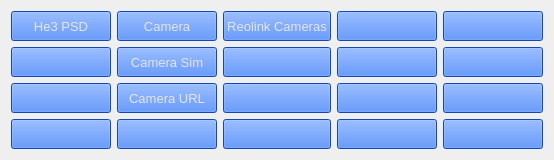
     <widget class="QWidget" name="Detectors">
      <attribute name="title">
       <string>Detectors</string>
      </attribute>
      <layout class="QGridLayout" name="gridLayout_2">
       <item row="0" column="0">
        <widget class="PyDMRelatedDisplayButton" name="PyDMRelatedDisplayButton_23">
         <property name="minimumSize">
          <size>
           <width>100</width>
           <height>30</height>
          </size>
         </property>
         <property name="font">
          <font>
           <pointsize>10</pointsize>
          </font>
         </property>
         <property name="toolTip">
          <string/>
         </property>
         <property name="styleSheet">
          <string notr="true">color: rgb(228, 228, 228);
background-color: rgb(25, 102, 255);</string>
         </property>
         <property name="text">
          <string>He3 PSD</string>
         </property>
         <property name="filenames" stdset="0">
          <stringlist>
           <string>he3_detector_config.ui</string>
           <string>he3_detector_viewer.ui</string>
           <string>he3_detector_viewer.ui</string>
          </stringlist>
         </property>
         <property name="titles" stdset="0">
          <stringlist>
           <string>Detector Config</string>
           <string>Detector 0 Viewer</string>
           <string>Detector 7 Viewer</string>
          </stringlist>
         </property>
         <property name="showIcon" stdset="0">
          <bool>false</bool>
         </property>
         <property name="macros" stdset="0">
          <stringlist>
           <string>R=he3PSD:</string>
           <string>R=he3PSD:,DN=0</string>
           <string>R=he3PSD:,DN=7</string>
          </stringlist>
         </property>
         <property name="openInNewWindow" stdset="0">
          <bool>true</bool>
         </property>
        </widget>
       </item>
       <item row="0" column="1">
        <widget class="PyDMRelatedDisplayButton" name="PyDMRelatedDisplayButton_29">
         <property name="minimumSize">
          <size>
           <width>100</width>
           <height>30</height>
          </size>
         </property>
         <property name="font">
          <font>
           <pointsize>10</pointsize>
          </font>
         </property>
         <property name="toolTip">
          <string/>
         </property>
         <property name="styleSheet">
          <string notr="true">color: rgb(228, 228, 228);
background-color: rgb(25, 102, 255);</string>
         </property>
         <property name="text">
          <string>Camera</string>
         </property>
         <property name="filenames" stdset="0">
          <stringlist>
           <string>ADZWO.ui</string>
           <string>ADQHY.ui</string>
           <string>../../../control_ui/panels/cam.ui</string>
          </stringlist>
         </property>
         <property name="titles" stdset="0">
          <stringlist>
           <string>ZWO Camera Settings</string>
           <string>QHY Camera Settings</string>
           <string>Camera Viewer</string>
          </stringlist>
         </property>
         <property name="showIcon" stdset="0">
          <bool>false</bool>
         </property>
         <property name="macros" stdset="0">
          <stringlist>
           <string>R=cam1:</string>
           <string>R=cam1:</string>
           <string>R=cam1:,im=image1:</string>
          </stringlist>
         </property>
         <property name="openInNewWindow" stdset="0">
          <bool>true</bool>
         </property>
        </widget>
       </item>
       <item row="0" column="2">
        <widget class="PyDMRelatedDisplayButton" name="PyDMRelatedDisplayButton_34">
         <property name="minimumSize">
          <size>
           <width>100</width>
           <height>30</height>
          </size>
         </property>
         <property name="font">
          <font>
           <pointsize>10</pointsize>
          </font>
         </property>
         <property name="toolTip">
          <string/>
         </property>
         <property name="styleSheet">
          <string notr="true">color: rgb(228, 228, 228);
background-color: rgb(25, 102, 255);</string>
         </property>
         <property name="text">
          <string>Reolink Cameras</string>
         </property>
         <property name="toolTip">
          <string>Open the two-camera ADReolink video and PTZ controls</string>
         </property>
         <property name="filenames" stdset="0">
          <stringlist>
           <string>../../../control_ui/panels/reolink_cameras.py</string>
          </stringlist>
         </property>
         <property name="titles" stdset="0">
          <stringlist>
           <string>Reolink Camera Viewer</string>
          </stringlist>
         </property>
         <property name="macros" stdset="0">
          <stringlist>
           <string>P=${P}</string>
          </stringlist>
         </property>
         <property name="showIcon" stdset="0">
          <bool>false</bool>
         </property>
         <property name="openInNewWindow" stdset="0">
          <bool>true</bool>
         </property>
        </widget>
       </item>
       <item row="0" column="3">
        <widget class="PyDMRelatedDisplayButton" name="PyDMRelatedDisplayButton_35">
         <property name="minimumSize">
          <size>
           <width>100</width>
           <height>30</height>
          </size>
         </property>
         <property name="font">
          <font>
           <pointsize>10</pointsize>
          </font>
         </property>
         <property name="toolTip">
          <string/>
         </property>
         <property name="styleSheet">
          <string notr="true">color: rgb(228, 228, 228);
background-color: rgb(25, 102, 255);</string>
         </property>
         <property name="showIcon" stdset="0">
          <bool>false</bool>
         </property>
         <property name="openInNewWindow" stdset="0">
          <bool>true</bool>
         </property>
        </widget>
       </item>
       <item row="0" column="4">
        <widget class="PyDMRelatedDisplayButton" name="PyDMRelatedDisplayButton_39">
         <property name="minimumSize">
          <size>
           <width>100</width>
           <height>30</height>
          </size>
         </property>
         <property name="font">
          <font>
           <pointsize>10</pointsize>
          </font>
         </property>
         <property name="toolTip">
          <string/>
         </property>
         <property name="styleSheet">
          <string notr="true">color: rgb(228, 228, 228);
background-color: rgb(25, 102, 255);</string>
         </property>
         <property name="showIcon" stdset="0">
          <bool>false</bool>
         </property>
         <property name="openInNewWindow" stdset="0">
          <bool>true</bool>
         </property>
        </widget>
       </item>
       <item row="1" column="0">
        <widget class="PyDMRelatedDisplayButton" name="PyDMRelatedDisplayButton_24">
         <property name="minimumSize">
          <size>
           <width>100</width>
           <height>30</height>
          </size>
         </property>
         <property name="font">
          <font>
           <pointsize>10</pointsize>
          </font>
         </property>
         <property name="toolTip">
          <string/>
         </property>
         <property name="styleSheet">
          <string notr="true">color: rgb(228, 228, 228);
background-color: rgb(25, 102, 255);</string>
         </property>
         <property name="showIcon" stdset="0">
          <bool>false</bool>
         </property>
         <property name="openInNewWindow" stdset="0">
          <bool>true</bool>
         </property>
        </widget>
       </item>
       <item row="1" column="1">
        <widget class="PyDMRelatedDisplayButton" name="PyDMRelatedDisplayButton_27">
         <property name="minimumSize">
          <size>
           <width>100</width>
           <height>30</height>
          </size>
         </property>
         <property name="font">
          <font>
           <pointsize>10</pointsize>
          </font>
         </property>
         <property name="toolTip">
          <string/>
         </property>
         <property name="styleSheet">
          <string notr="true">color: rgb(228, 228, 228);
background-color: rgb(25, 102, 255);</string>
         </property>
         <property name="text">
          <string>Camera Sim</string>
         </property>
         <property name="filenames" stdset="0">
          <stringlist>
           <string>../../../vendor/displays/ADBase.ui</string>
           <string>../../../control_ui/panels/cam.ui</string>
          </stringlist>
         </property>
         <property name="titles" stdset="0">
          <stringlist>
           <string>Sim Camera General</string>
           <string>Sim Camera Viewer</string>
          </stringlist>
         </property>
         <property name="showIcon" stdset="0">
          <bool>false</bool>
         </property>
         <property name="macros" stdset="0">
          <stringlist>
           <string>R=camsim1:</string>
           <string>R=camsim1:</string>
          </stringlist>
         </property>
         <property name="openInNewWindow" stdset="0">
          <bool>true</bool>
         </property>
        </widget>
       </item>
       <item row="1" column="2">
        <widget class="PyDMRelatedDisplayButton" name="PyDMRelatedDisplayButton_31">
         <property name="minimumSize">
          <size>
           <width>100</width>
           <height>30</height>
          </size>
         </property>
         <property name="font">
          <font>
           <pointsize>10</pointsize>
          </font>
         </property>
         <property name="toolTip">
          <string/>
         </property>
         <property name="styleSheet">
          <string notr="true">color: rgb(228, 228, 228);
background-color: rgb(25, 102, 255);</string>
         </property>
         <property name="showIcon" stdset="0">
          <bool>false</bool>
         </property>
         <property name="openInNewWindow" stdset="0">
          <bool>true</bool>
         </property>
        </widget>
       </item>
       <item row="1" column="3">
        <widget class="PyDMRelatedDisplayButton" name="PyDMRelatedDisplayButton_36">
         <property name="minimumSize">
          <size>
           <width>100</width>
           <height>30</height>
          </size>
         </property>
         <property name="font">
          <font>
           <pointsize>10</pointsize>
          </font>
         </property>
         <property name="toolTip">
          <string/>
         </property>
         <property name="styleSheet">
          <string notr="true">color: rgb(228, 228, 228);
background-color: rgb(25, 102, 255);</string>
         </property>
         <property name="showIcon" stdset="0">
          <bool>false</bool>
         </property>
         <property name="openInNewWindow" stdset="0">
          <bool>true</bool>
         </property>
        </widget>
       </item>
       <item row="1" column="4">
        <widget class="PyDMRelatedDisplayButton" name="PyDMRelatedDisplayButton_42">
         <property name="minimumSize">
          <size>
           <width>100</width>
           <height>30</height>
          </size>
         </property>
         <property name="font">
          <font>
           <pointsize>10</pointsize>
          </font>
         </property>
         <property name="toolTip">
          <string/>
         </property>
         <property name="styleSheet">
          <string notr="true">color: rgb(228, 228, 228);
background-color: rgb(25, 102, 255);</string>
         </property>
         <property name="showIcon" stdset="0">
          <bool>false</bool>
         </property>
         <property name="openInNewWindow" stdset="0">
          <bool>true</bool>
         </property>
        </widget>
       </item>
       <item row="2" column="0">
        <widget class="PyDMRelatedDisplayButton" name="PyDMRelatedDisplayButton_26">
         <property name="minimumSize">
          <size>
           <width>100</width>
           <height>30</height>
          </size>
         </property>
         <property name="font">
          <font>
           <pointsize>10</pointsize>
          </font>
         </property>
         <property name="toolTip">
          <string/>
         </property>
         <property name="styleSheet">
          <string notr="true">color: rgb(228, 228, 228);
background-color: rgb(25, 102, 255);</string>
         </property>
         <property name="showIcon" stdset="0">
          <bool>false</bool>
         </property>
         <property name="openInNewWindow" stdset="0">
          <bool>true</bool>
         </property>
        </widget>
       </item>
       <item row="2" column="1">
        <widget class="PyDMRelatedDisplayButton" name="PyDMRelatedDisplayButton_28">
         <property name="minimumSize">
          <size>
           <width>100</width>
           <height>30</height>
          </size>
         </property>
         <property name="font">
          <font>
           <pointsize>10</pointsize>
          </font>
         </property>
         <property name="toolTip">
          <string/>
         </property>
         <property name="styleSheet">
          <string notr="true">color: rgb(228, 228, 228);
background-color: rgb(25, 102, 255);</string>
         </property>
         <property name="text">
          <string>Camera URL</string>
         </property>
         <property name="filenames" stdset="0">
          <stringlist>
           <string>../../../vendor/displays/URLDriver.ui</string>
           <string>URLDriverSetup.ui</string>
           <string>../../../control_ui/panels/cam_url.ui</string>
          </stringlist>
         </property>
         <property name="titles" stdset="0">
          <stringlist>
           <string>URL Driver</string>
           <string>URL Driver Setup</string>
           <string>URL Viewer</string>
          </stringlist>
         </property>
         <property name="showIcon" stdset="0">
          <bool>false</bool>
         </property>
         <property name="macros" stdset="0">
          <stringlist>
           <string>R=camURL:</string>
           <string>R=camURL:</string>
           <string>P=${P},R=camURL:,im=urlimage1:</string>
          </stringlist>
         </property>
         <property name="openInNewWindow" stdset="0">
          <bool>true</bool>
         </property>
        </widget>
       </item>
       <item row="2" column="2">
        <widget class="PyDMRelatedDisplayButton" name="PyDMRelatedDisplayButton_33">
         <property name="minimumSize">
          <size>
           <width>100</width>
           <height>30</height>
          </size>
         </property>
         <property name="font">
          <font>
           <pointsize>10</pointsize>
          </font>
         </property>
         <property name="toolTip">
          <string/>
         </property>
         <property name="styleSheet">
          <string notr="true">color: rgb(228, 228, 228);
background-color: rgb(25, 102, 255);</string>
         </property>
         <property name="showIcon" stdset="0">
          <bool>false</bool>
         </property>
         <property name="openInNewWindow" stdset="0">
          <bool>true</bool>
         </property>
        </widget>
       </item>
       <item row="2" column="3">
        <widget class="PyDMRelatedDisplayButton" name="PyDMRelatedDisplayButton_32">
         <property name="minimumSize">
          <size>
           <width>100</width>
           <height>30</height>
          </size>
         </property>
         <property name="font">
          <font>
           <pointsize>10</pointsize>
          </font>
         </property>
         <property name="toolTip">
          <string/>
         </property>
         <property name="styleSheet">
          <string notr="true">color: rgb(228, 228, 228);
background-color: rgb(25, 102, 255);</string>
         </property>
         <property name="showIcon" stdset="0">
          <bool>false</bool>
         </property>
         <property name="openInNewWindow" stdset="0">
          <bool>true</bool>
         </property>
        </widget>
       </item>
       <item row="2" column="4">
        <widget class="PyDMRelatedDisplayButton" name="PyDMRelatedDisplayButton_40">
         <property name="minimumSize">
          <size>
           <width>100</width>
           <height>30</height>
          </size>
         </property>
         <property name="font">
          <font>
           <pointsize>10</pointsize>
          </font>
         </property>
         <property name="toolTip">
          <string/>
         </property>
         <property name="styleSheet">
          <string notr="true">color: rgb(228, 228, 228);
background-color: rgb(25, 102, 255);</string>
         </property>
         <property name="showIcon" stdset="0">
          <bool>false</bool>
         </property>
         <property name="openInNewWindow" stdset="0">
          <bool>true</bool>
         </property>
        </widget>
       </item>
       <item row="3" column="0">
        <widget class="PyDMRelatedDisplayButton" name="PyDMRelatedDisplayButton_25">
         <property name="minimumSize">
          <size>
           <width>100</width>
           <height>30</height>
          </size>
         </property>
         <property name="font">
          <font>
           <pointsize>10</pointsize>
          </font>
         </property>
         <property name="toolTip">
          <string/>
         </property>
         <property name="styleSheet">
          <string notr="true">color: rgb(228, 228, 228);
background-color: rgb(25, 102, 255);</string>
         </property>
         <property name="showIcon" stdset="0">
          <bool>false</bool>
         </property>
         <property name="openInNewWindow" stdset="0">
          <bool>true</bool>
         </property>
        </widget>
       </item>
       <item row="3" column="1">
        <widget class="PyDMRelatedDisplayButton" name="PyDMRelatedDisplayButton_30">
         <property name="minimumSize">
          <size>
           <width>100</width>
           <height>30</height>
          </size>
         </property>
         <property name="font">
          <font>
           <pointsize>10</pointsize>
          </font>
         </property>
         <property name="toolTip">
          <string/>
         </property>
         <property name="styleSheet">
          <string notr="true">color: rgb(228, 228, 228);
background-color: rgb(25, 102, 255);</string>
         </property>
         <property name="showIcon" stdset="0">
          <bool>false</bool>
         </property>
         <property name="openInNewWindow" stdset="0">
          <bool>true</bool>
         </property>
        </widget>
       </item>
       <item row="3" column="2">
        <widget class="PyDMRelatedDisplayButton" name="PyDMRelatedDisplayButton_38">
         <property name="minimumSize">
          <size>
           <width>100</width>
           <height>30</height>
          </size>
         </property>
         <property name="font">
          <font>
           <pointsize>10</pointsize>
          </font>
         </property>
         <property name="toolTip">
          <string/>
         </property>
         <property name="styleSheet">
          <string notr="true">color: rgb(228, 228, 228);
background-color: rgb(25, 102, 255);</string>
         </property>
         <property name="showIcon" stdset="0">
          <bool>false</bool>
         </property>
         <property name="openInNewWindow" stdset="0">
          <bool>true</bool>
         </property>
        </widget>
       </item>
       <item row="3" column="3">
        <widget class="PyDMRelatedDisplayButton" name="PyDMRelatedDisplayButton_37">
         <property name="minimumSize">
          <size>
           <width>100</width>
           <height>30</height>
          </size>
         </property>
         <property name="font">
          <font>
           <pointsize>10</pointsize>
          </font>
         </property>
         <property name="toolTip">
          <string/>
         </property>
         <property name="styleSheet">
          <string notr="true">color: rgb(228, 228, 228);
background-color: rgb(25, 102, 255);</string>
         </property>
         <property name="showIcon" stdset="0">
          <bool>false</bool>
         </property>
         <property name="openInNewWindow" stdset="0">
          <bool>true</bool>
         </property>
        </widget>
       </item>
       <item row="3" column="4">
        <widget class="PyDMRelatedDisplayButton" name="PyDMRelatedDisplayButton_41">
         <property name="minimumSize">
          <size>
           <width>100</width>
           <height>30</height>
          </size>
         </property>
         <property name="font">
          <font>
           <pointsize>10</pointsize>
          </font>
         </property>
         <property name="toolTip">
          <string/>
         </property>
         <property name="styleSheet">
          <string notr="true">color: rgb(228, 228, 228);
background-color: rgb(25, 102, 255);</string>
         </property>
         <property name="showIcon" stdset="0">
          <bool>false</bool>
         </property>
         <property name="openInNewWindow" stdset="0">
          <bool>true</bool>
         </property>
        </widget>
       </item>
      </layout>
     </widget>
